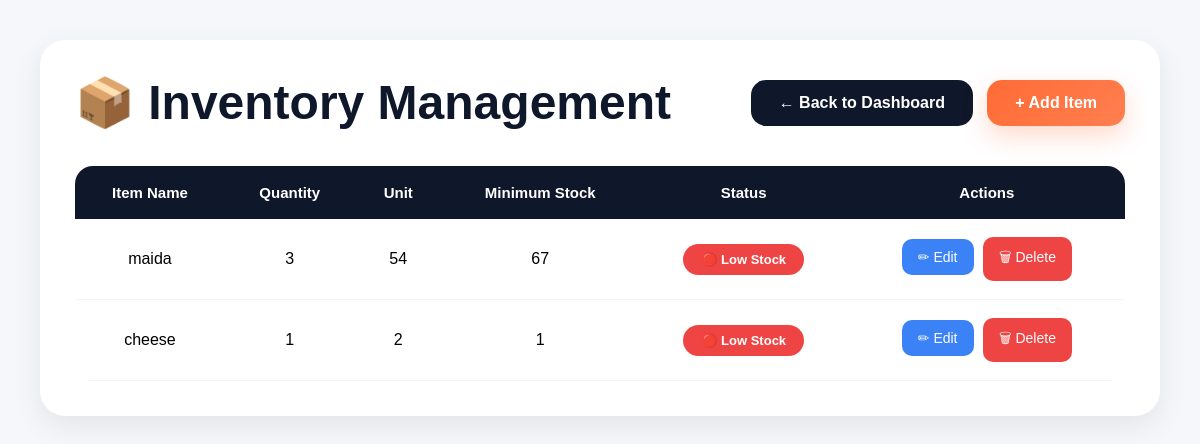
/inventory/ (signed in), run on the app's committed database.
### inventory/models.py (models this page shows, shortened)
class InventoryItem(models.Model):
    name = models.CharField(
        max_length=100
    )
    quantity = models.PositiveIntegerField()
    unit = models.CharField(
        max_length=20,
        default="kg"
    )
    minimum_stock = models.PositiveIntegerField(
        default=10
    )
    created_at = models.DateTimeField(
        auto_now_add=True
    )

### inventory/views.py (the view)
def inventory_list(request):
    if request.user.role != "admin":
        return redirect("home")
    items = InventoryItem.objects.all()
    return render(
        request,
        "inventory/inventory_list.html",
        {
            "items": items
        }
    )

### templates/inventory/inventory_list.html (shortened to what this page needs)
<!DOCTYPE html>
<html>
<head>
</head>
<body>
<div class="container">
    <div class="card">
        <div class="header">
            <h1>📦 Inventory Management</h1>
            <div>
                <a href="/dashboard/" class="btn dashboard-btn">
                    ← Back to Dashboard
                </a>
                <a href="{% url 'create_inventory_item' %}" class="btn add-btn">
                    + Add Item
                </a>
            </div>
        </div>
        {% if items %}
        <table>
            <tr>
                <th>Item Name</th>
                <th>Quantity</th>
                <th>Unit</th>
                <th>Minimum Stock</th>
                <th>Status</th>
                <th>Actions</th>
            </tr>
            {% for item in items %}
            <tr>
                <td>{{ item.name }}</td>
                <td>{{ item.quantity }}</td>
                <td>{{ item.unit }}</td>
                <td>{{ item.minimum_stock }}</td>
                <td>
                    {% if item.quantity <= item.minimum_stock %}
                        <span class="badge low">
                            🔴 Low Stock
                        </span>
                    {% else %}
                        <span class="badge good">
                            🟢 In Stock
                        </span>
                    {% endif %}
                </td>
                <td>
                    <a
                        href="{% url 'edit_inventory_item' item.id %}"
                        class="edit-btn"
                    >
                        ✏ Edit
                    </a>
                    <a
                        href="{% url 'delete_inventory_item' item.id %}"
                        class="delete-btn"
                        onclick="return confirm('Are you sure you want to delete this item?')"
                    >
                        🗑 Delete
                    </a>
                </td>
            </tr>
            {% endfor %}
        </table>
        {% endif %}
    </div>
</div>
</body>
</html>

### templates/inventory/inventory_list.html (style rules this page uses)
* { margin:0; padding:0; box-sizing:border-box; font-family:Poppins,sans-serif; }
body { background:#f5f7fb; padding:40px; }
.container { max-width:1300px; margin:auto; }
.card { background:white; border-radius:25px; padding:35px; box-shadow:0 10px 30px rgba(0,0,0,.08); }
.header { display:flex; justify-content:space-between; align-items:center; margin-bottom:35px; }
h1 { color:#0f172a; font-size:48px; font-weight:700; }
.btn { text-decoration:none; color:white; font-weight:600; transition:.3s; }
.dashboard-btn { background:#0f172a; padding:14px 28px; border-radius:15px; margin-right:10px; display:inline-block; }
.add-btn { background:linear-gradient( 135deg, #ff6b35, #ff7f50 ); padding:14px 28px; border-radius:15px; display:inline-block; box-shadow:0 10px 25px rgba( 255, 107, 53, .25 ); }
table { width:100%; border-collapse:collapse; overflow:hidden; border-radius:18px; background:white; }
th { background:#0f172a; color:white; padding:18px; text-align:center; font-size:15px; font-weight:600; }
td { padding:18px; text-align:center; border-bottom:1px solid #f1f5f9; }
.badge { padding:8px 18px; border-radius:25px; color:white; font-size:13px; font-weight:600; }
.low { background:#ef4444; }
.edit-btn { background:#3b82f6; color:white; text-decoration:none; padding:10px 16px; border-radius:10px; font-size:14px; margin-right:5px; display:inline-block; }
.delete-btn { background:#ef4444; color:white; text-decoration:none; padding:10px 16px; border-radius:10px; font-size:14px; display:inline-block; }

### data on the page
InventoryItem: name "maida", quantity "3", unit "54", minimum_stock "67", shows "🔴 Low Stock"
InventoryItem: name "cheese", quantity "1", unit "2", minimum_stock "1", shows "🔴 Low Stock"
